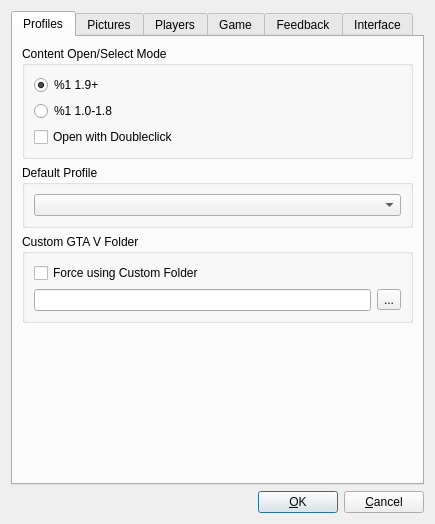
<?xml version="1.0" encoding="UTF-8"?>
<ui version="4.0">
 <class>OptionsDialog</class>
 <widget class="QDialog" name="OptionsDialog">
  <property name="geometry">
   <rect>
    <x>0</x>
    <y>0</y>
    <width>435</width>
    <height>524</height>
   </rect>
  </property>
  <property name="windowTitle">
   <string>%1 - Settings</string>
  </property>
  <property name="modal">
   <bool>true</bool>
  </property>
  <layout class="QVBoxLayout" name="vlOptions">
   <item>
    <widget class="QTabWidget" name="tabWidget">
     <property name="currentIndex">
      <number>0</number>
     </property>
     <widget class="QWidget" name="tabProfile">
      <attribute name="title">
       <string>Profiles</string>
      </attribute>
      <layout class="QVBoxLayout" name="vlProfile">
       <item>
        <widget class="QGroupBox" name="gbWidgets">
         <property name="title">
          <string>Content Open/Select Mode</string>
         </property>
         <layout class="QVBoxLayout" name="vlProfileContentMode">
          <item>
           <widget class="QRadioButton" name="rbModern">
            <property name="text">
             <string notr="true">%1 1.9+</string>
            </property>
            <property name="checked">
             <bool>true</bool>
            </property>
           </widget>
          </item>
          <item>
           <widget class="QRadioButton" name="rbClassic">
            <property name="text">
             <string notr="true">%1 1.0-1.8</string>
            </property>
           </widget>
          </item>
          <item>
           <widget class="QCheckBox" name="cbDoubleclick">
            <property name="text">
             <string>Open with Doubleclick</string>
            </property>
           </widget>
          </item>
         </layout>
        </widget>
       </item>
       <item>
        <widget class="QGroupBox" name="gbDefaultProfile">
         <property name="title">
          <string>Default Profile</string>
         </property>
         <layout class="QVBoxLayout" name="vlDefaultProfile">
          <item>
           <widget class="QComboBox" name="cbProfiles"/>
          </item>
         </layout>
        </widget>
       </item>
       <item>
        <widget class="QGroupBox" name="gbDefaultFolder">
         <property name="title">
          <string>Custom GTA V Folder</string>
         </property>
         <layout class="QVBoxLayout" name="vlCustomGTAVFolder">
          <item>
           <widget class="QCheckBox" name="cbForceCustomFolder">
            <property name="text">
             <string>Force using Custom Folder</string>
            </property>
           </widget>
          </item>
          <item>
           <layout class="QHBoxLayout" name="hlDefaultFolder">
            <item>
             <widget class="QLineEdit" name="txtFolder"/>
            </item>
            <item>
             <widget class="QToolButton" name="cmdExploreFolder">
              <property name="text">
               <string>...</string>
              </property>
             </widget>
            </item>
           </layout>
          </item>
         </layout>
        </widget>
       </item>
       <item>
        <spacer name="vsProfile">
         <property name="orientation">
          <enum>Qt::Vertical</enum>
         </property>
         <property name="sizeHint" stdset="0">
          <size>
           <width>0</width>
           <height>0</height>
          </size>
         </property>
        </spacer>
       </item>
      </layout>
     </widget>
     <widget class="QWidget" name="tabPictures">
      <attribute name="title">
       <string>Pictures</string>
      </attribute>
      <layout class="QVBoxLayout" name="vlTabPictures">
       <item>
        <widget class="QGroupBox" name="gbPicResolution">
         <property name="title">
          <string>Export Size</string>
         </property>
         <layout class="QVBoxLayout" name="vlGbPicRes">
          <item>
           <widget class="QRadioButton" name="rbPicDefaultRes">
            <property name="text">
             <string>Default: %1x%2</string>
            </property>
            <property name="checked">
             <bool>true</bool>
            </property>
           </widget>
          </item>
          <item>
           <widget class="QRadioButton" name="rbPicDesktopRes">
            <property name="text">
             <string>Screen Resolution: %1x%2</string>
            </property>
           </widget>
          </item>
          <item>
           <layout class="QHBoxLayout" name="hlCustomRes">
            <item>
             <widget class="QRadioButton" name="rbPicCustomRes">
              <property name="text">
               <string>Custom Size:</string>
              </property>
             </widget>
            </item>
            <item>
             <widget class="QLabel" name="labPicCustomRes">
              <property name="enabled">
               <bool>false</bool>
              </property>
              <property name="text">
               <string>Custom Size:</string>
              </property>
             </widget>
            </item>
            <item>
             <widget class="QSpinBox" name="sbPicExportWidth">
              <property name="enabled">
               <bool>false</bool>
              </property>
              <property name="minimum">
               <number>1</number>
              </property>
              <property name="maximum">
               <number>3840</number>
              </property>
              <property name="value">
               <number>960</number>
              </property>
             </widget>
            </item>
            <item>
             <widget class="QLabel" name="labPicXDescription">
              <property name="enabled">
               <bool>false</bool>
              </property>
              <property name="text">
               <string>x</string>
              </property>
             </widget>
            </item>
            <item>
             <widget class="QSpinBox" name="sbPicExportHeight">
              <property name="enabled">
               <bool>false</bool>
              </property>
              <property name="minimum">
               <number>1</number>
              </property>
              <property name="maximum">
               <number>2160</number>
              </property>
              <property name="value">
               <number>536</number>
              </property>
             </widget>
            </item>
            <item>
             <spacer name="hsPicCustomSize">
              <property name="orientation">
               <enum>Qt::Horizontal</enum>
              </property>
              <property name="sizeHint" stdset="0">
               <size>
                <width>0</width>
                <height>0</height>
               </size>
              </property>
             </spacer>
            </item>
           </layout>
          </item>
          <item>
           <layout class="QHBoxLayout" name="hlAspectRatio">
            <item>
             <widget class="QCheckBox" name="cbIgnoreAspectRatio">
              <property name="text">
               <string>Ignore Aspect Ratio</string>
              </property>
             </widget>
            </item>
           </layout>
          </item>
         </layout>
        </widget>
       </item>
       <item>
        <widget class="QGroupBox" name="gbPicQuality">
         <property name="title">
          <string>Export Quality</string>
         </property>
         <layout class="QVBoxLayout" name="vlHlPicQuality">
          <item>
           <widget class="QCheckBox" name="cbPicCustomQuality">
            <property name="text">
             <string>Enable Custom Quality</string>
            </property>
           </widget>
          </item>
          <item>
           <layout class="QHBoxLayout" name="hlPicQuality">
            <item>
             <widget class="QLabel" name="labPicQualityDescription">
              <property name="enabled">
               <bool>false</bool>
              </property>
              <property name="text">
               <string>Quality:</string>
              </property>
             </widget>
            </item>
            <item>
             <widget class="QSlider" name="hsPicQuality">
              <property name="enabled">
               <bool>false</bool>
              </property>
              <property name="minimum">
               <number>1</number>
              </property>
              <property name="maximum">
               <number>100</number>
              </property>
              <property name="value">
               <number>100</number>
              </property>
              <property name="orientation">
               <enum>Qt::Horizontal</enum>
              </property>
             </widget>
            </item>
            <item>
             <widget class="QLabel" name="labPicQuality">
              <property name="enabled">
               <bool>false</bool>
              </property>
              <property name="text">
               <string>%1%</string>
              </property>
              <property name="wordWrap">
               <bool>true</bool>
              </property>
             </widget>
            </item>
           </layout>
          </item>
         </layout>
        </widget>
       </item>
       <item>
        <widget class="QGroupBox" name="gbSnapmaticPictureViewer">
         <property name="title">
          <string>Picture Viewer</string>
         </property>
         <layout class="QVBoxLayout" name="vlSnapmaticPictureViewer">
          <item>
           <widget class="QCheckBox" name="cbSnapmaticNavigationBar">
            <property name="text">
             <string>Enable Navigation Bar</string>
            </property>
           </widget>
          </item>
         </layout>
        </widget>
       </item>
       <item>
        <spacer name="vsPictures">
         <property name="orientation">
          <enum>Qt::Vertical</enum>
         </property>
         <property name="sizeHint" stdset="0">
          <size>
           <width>0</width>
           <height>0</height>
          </size>
         </property>
        </spacer>
       </item>
      </layout>
     </widget>
     <widget class="QWidget" name="tabPlayers">
      <attribute name="title">
       <string>Players</string>
      </attribute>
      <layout class="QVBoxLayout" name="vlPlayers">
       <property name="leftMargin">
        <number>0</number>
       </property>
       <property name="topMargin">
        <number>0</number>
       </property>
       <property name="rightMargin">
        <number>0</number>
       </property>
       <property name="bottomMargin">
        <number>0</number>
       </property>
       <item>
        <widget class="QTreeWidget" name="twPlayers">
         <property name="frameShape">
          <enum>QFrame::NoFrame</enum>
         </property>
         <property name="frameShadow">
          <enum>QFrame::Plain</enum>
         </property>
         <property name="lineWidth">
          <number>0</number>
         </property>
         <property name="editTriggers">
          <set>QAbstractItemView::NoEditTriggers</set>
         </property>
         <property name="verticalScrollMode">
          <enum>QAbstractItemView::ScrollPerPixel</enum>
         </property>
         <property name="sortingEnabled">
          <bool>true</bool>
         </property>
         <property name="wordWrap">
          <bool>true</bool>
         </property>
         <column>
          <property name="text">
           <string>ID</string>
          </property>
         </column>
         <column>
          <property name="text">
           <string>Name</string>
          </property>
         </column>
        </widget>
       </item>
      </layout>
     </widget>
     <widget class="QWidget" name="tabGame">
      <attribute name="title">
       <string>Game</string>
      </attribute>
      <layout class="QVBoxLayout" name="vlGame">
       <item>
        <widget class="QGroupBox" name="gbSocialClub">
         <property name="title">
          <string>Social Club Version</string>
         </property>
         <layout class="QVBoxLayout" name="vlGameSocialClub">
          <item>
           <widget class="QLabel" name="labSocialClubFound">
            <property name="text">
             <string>Found: %1</string>
            </property>
           </widget>
          </item>
          <item>
           <widget class="QLabel" name="labSocialClubLanguage">
            <property name="text">
             <string>Language: %1</string>
            </property>
           </widget>
          </item>
         </layout>
        </widget>
       </item>
       <item>
        <widget class="QGroupBox" name="gbSteam">
         <property name="title">
          <string>Steam Version</string>
         </property>
         <layout class="QVBoxLayout" name="vlGameSteam">
          <item>
           <widget class="QLabel" name="labSteamFound">
            <property name="text">
             <string>Found: %1</string>
            </property>
           </widget>
          </item>
          <item>
           <widget class="QLabel" name="labSteamLanguage">
            <property name="text">
             <string>Language: %1</string>
            </property>
           </widget>
          </item>
         </layout>
        </widget>
       </item>
       <item>
        <spacer name="vsGame">
         <property name="orientation">
          <enum>Qt::Vertical</enum>
         </property>
         <property name="sizeHint" stdset="0">
          <size>
           <width>0</width>
           <height>0</height>
          </size>
         </property>
        </spacer>
       </item>
      </layout>
     </widget>
     <widget class="QWidget" name="tabStats">
      <attribute name="title">
       <string>Feedback</string>
      </attribute>
      <layout class="QVBoxLayout" name="vlStats">
       <item>
        <widget class="QGroupBox" name="gbUserStats">
         <property name="title">
          <string>Participation</string>
         </property>
         <layout class="QVBoxLayout" name="vlUserStats">
          <item>
           <widget class="QCheckBox" name="cbParticipateStats">
            <property name="text">
             <string>Participate in %1 User Statistics</string>
            </property>
           </widget>
          </item>
          <item>
           <widget class="QLabel" name="labUserStats">
            <property name="text">
             <string notr="true">&lt;a href=&quot;%2&quot;&gt;%1&lt;/a&gt;</string>
            </property>
            <property name="wordWrap">
             <bool>true</bool>
            </property>
            <property name="openExternalLinks">
             <bool>true</bool>
            </property>
            <property name="textInteractionFlags">
             <set>Qt::LinksAccessibleByKeyboard|Qt::LinksAccessibleByMouse</set>
            </property>
           </widget>
          </item>
         </layout>
        </widget>
       </item>
       <item>
        <widget class="QGroupBox" name="gbCategories">
         <property name="title">
          <string>Categories</string>
         </property>
         <layout class="QVBoxLayout" name="vlCategories">
          <item>
           <widget class="QCheckBox" name="cbGeneralStats">
            <property name="enabled">
             <bool>false</bool>
            </property>
            <property name="text">
             <string>Hardware, Application and OS Specification</string>
            </property>
            <property name="checked">
             <bool>true</bool>
            </property>
           </widget>
          </item>
          <item>
           <widget class="QCheckBox" name="cbOSLangStats">
            <property name="enabled">
             <bool>false</bool>
            </property>
            <property name="text">
             <string>System Language Configuration</string>
            </property>
            <property name="checked">
             <bool>true</bool>
            </property>
           </widget>
          </item>
          <item>
           <widget class="QCheckBox" name="cbAppConfigStats">
            <property name="text">
             <string>Application Configuration</string>
            </property>
           </widget>
          </item>
          <item>
           <widget class="QCheckBox" name="cbUsageData">
            <property name="text">
             <string>Personal Usage Data</string>
            </property>
           </widget>
          </item>
         </layout>
        </widget>
       </item>
       <item>
        <widget class="QGroupBox" name="gbOther">
         <property name="title">
          <string>Other</string>
         </property>
         <layout class="QVBoxLayout" name="vlFeedbackOther">
          <item>
           <layout class="QHBoxLayout" name="hlParticipation">
            <item>
             <widget class="QLabel" name="labParticipationID">
              <property name="sizePolicy">
               <sizepolicy hsizetype="Expanding" vsizetype="Preferred">
                <horstretch>0</horstretch>
                <verstretch>0</verstretch>
               </sizepolicy>
              </property>
              <property name="text">
               <string>Participation ID: %1</string>
              </property>
              <property name="wordWrap">
               <bool>true</bool>
              </property>
              <property name="textInteractionFlags">
               <set>Qt::LinksAccessibleByMouse|Qt::TextSelectableByMouse</set>
              </property>
             </widget>
            </item>
            <item>
             <widget class="QPushButton" name="cmdCopyStatsID">
              <property name="text">
               <string>&amp;Copy</string>
              </property>
              <property name="autoDefault">
               <bool>false</bool>
              </property>
             </widget>
            </item>
           </layout>
          </item>
         </layout>
        </widget>
       </item>
       <item>
        <spacer name="vsUserStats">
         <property name="orientation">
          <enum>Qt::Vertical</enum>
         </property>
         <property name="sizeHint" stdset="0">
          <size>
           <width>0</width>
           <height>0</height>
          </size>
         </property>
        </spacer>
       </item>
      </layout>
     </widget>
     <widget class="QWidget" name="tabInterface">
      <attribute name="title">
       <string>Interface</string>
      </attribute>
      <layout class="QVBoxLayout" name="vlInterface">
       <item>
        <widget class="QGroupBox" name="gbLanguage">
         <property name="title">
          <string>Language for Interface</string>
         </property>
         <layout class="QVBoxLayout" name="vlLanguage">
          <item>
           <widget class="QComboBox" name="cbLanguage"/>
          </item>
          <item>
           <widget class="QLabel" name="labCurrentLanguage">
            <property name="text">
             <string>Current: %1</string>
            </property>
            <property name="wordWrap">
             <bool>true</bool>
            </property>
           </widget>
          </item>
         </layout>
        </widget>
       </item>
       <item>
        <widget class="QGroupBox" name="gbAreas">
         <property name="title">
          <string>Language for Areas</string>
         </property>
         <layout class="QVBoxLayout" name="vlAreas">
          <item>
           <widget class="QComboBox" name="cbAreaLanguage"/>
          </item>
          <item>
           <widget class="QLabel" name="labCurrentAreaLanguage">
            <property name="text">
             <string>Current: %1</string>
            </property>
            <property name="wordWrap">
             <bool>true</bool>
            </property>
           </widget>
          </item>
         </layout>
        </widget>
       </item>
       <item>
        <widget class="QGroupBox" name="gbStyle">
         <property name="title">
          <string>Style</string>
         </property>
         <layout class="QVBoxLayout" name="vlStyle">
          <item>
           <widget class="QCheckBox" name="cbDefaultStyle">
            <property name="text">
             <string>Use Default Style (Restart)</string>
            </property>
            <property name="checked">
             <bool>true</bool>
            </property>
           </widget>
          </item>
          <item>
           <layout class="QHBoxLayout" name="hlStyle">
            <item>
             <widget class="QLabel" name="labStyle">
              <property name="enabled">
               <bool>false</bool>
              </property>
              <property name="text">
               <string>Style:</string>
              </property>
             </widget>
            </item>
            <item>
             <widget class="QComboBox" name="cbStyleList">
              <property name="enabled">
               <bool>false</bool>
              </property>
              <property name="sizePolicy">
               <sizepolicy hsizetype="Expanding" vsizetype="Fixed">
                <horstretch>0</horstretch>
                <verstretch>0</verstretch>
               </sizepolicy>
              </property>
             </widget>
            </item>
           </layout>
          </item>
         </layout>
        </widget>
       </item>
       <item>
        <widget class="QGroupBox" name="gbFont">
         <property name="title">
          <string>Font</string>
         </property>
         <layout class="QVBoxLayout" name="vlFont">
          <item>
           <widget class="QCheckBox" name="cbDefaultFont">
            <property name="text">
             <string>Use Default Font (Restart)</string>
            </property>
            <property name="checked">
             <bool>true</bool>
            </property>
           </widget>
          </item>
          <item>
           <layout class="QHBoxLayout" name="hlFont">
            <item>
             <widget class="QLabel" name="labFont">
              <property name="enabled">
               <bool>false</bool>
              </property>
              <property name="text">
               <string>Font:</string>
              </property>
             </widget>
            </item>
            <item>
             <widget class="QFontComboBox" name="cbFont">
              <property name="enabled">
               <bool>false</bool>
              </property>
              <property name="sizePolicy">
               <sizepolicy hsizetype="Expanding" vsizetype="Fixed">
                <horstretch>0</horstretch>
                <verstretch>0</verstretch>
               </sizepolicy>
              </property>
             </widget>
            </item>
            <item>
             <widget class="QToolButton" name="cmdFont">
              <property name="enabled">
               <bool>false</bool>
              </property>
              <property name="text">
               <string notr="true">...</string>
              </property>
             </widget>
            </item>
           </layout>
          </item>
         </layout>
        </widget>
       </item>
       <item>
        <spacer name="vsInterface">
         <property name="orientation">
          <enum>Qt::Vertical</enum>
         </property>
         <property name="sizeHint" stdset="0">
          <size>
           <width>0</width>
           <height>0</height>
          </size>
         </property>
        </spacer>
       </item>
      </layout>
     </widget>
    </widget>
   </item>
   <item>
    <layout class="QHBoxLayout" name="hlButtons">
     <item>
      <spacer name="hsButtons">
       <property name="orientation">
        <enum>Qt::Horizontal</enum>
       </property>
       <property name="sizeHint" stdset="0">
        <size>
         <width>0</width>
         <height>0</height>
        </size>
       </property>
      </spacer>
     </item>
     <item>
      <widget class="QPushButton" name="cmdOK">
       <property name="sizePolicy">
        <sizepolicy hsizetype="Minimum" vsizetype="Minimum">
         <horstretch>0</horstretch>
         <verstretch>0</verstretch>
        </sizepolicy>
       </property>
       <property name="toolTip">
        <string>Apply changes</string>
       </property>
       <property name="text">
        <string extracomment="OK, Cancel, Apply">&amp;OK</string>
       </property>
      </widget>
     </item>
     <item>
      <widget class="QPushButton" name="cmdCancel">
       <property name="sizePolicy">
        <sizepolicy hsizetype="Minimum" vsizetype="Minimum">
         <horstretch>0</horstretch>
         <verstretch>0</verstretch>
        </sizepolicy>
       </property>
       <property name="toolTip">
        <string>Discard changes</string>
       </property>
       <property name="text">
        <string extracomment="OK, Cancel, Apply">&amp;Cancel</string>
       </property>
      </widget>
     </item>
    </layout>
   </item>
  </layout>
 </widget>
 <resources/>
 <connections>
  <connection>
   <sender>cmdCancel</sender>
   <signal>clicked()</signal>
   <receiver>OptionsDialog</receiver>
   <slot>close()</slot>
   <hints>
    <hint type="sourcelabel">
     <x>352</x>
     <y>328</y>
    </hint>
    <hint type="destinationlabel">
     <x>199</x>
     <y>174</y>
    </hint>
   </hints>
  </connection>
 </connections>
</ui>
